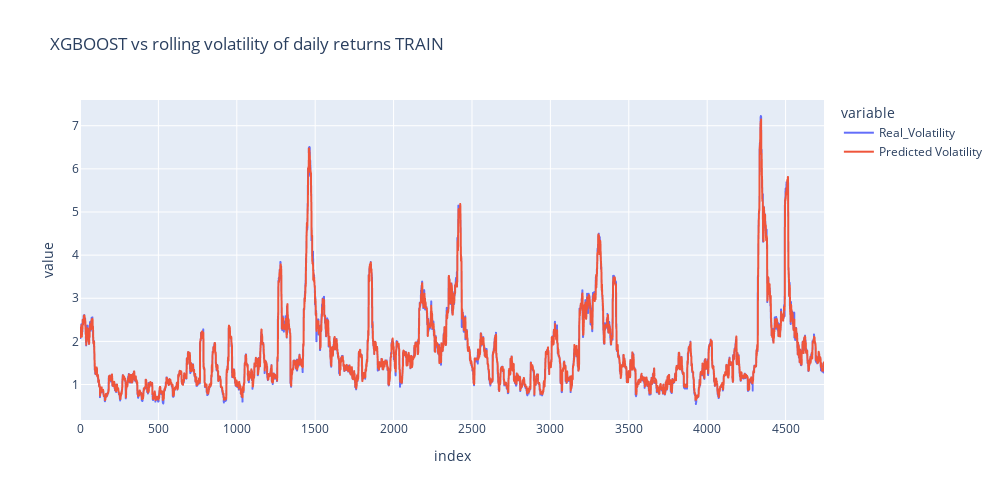

The code cell stored with this chart in its notebook:
### Code cell
#Plotting the predictions of the training data
XGBoost_and_rolling = pd.concat([pd.DataFrame(list(train_ml["Predictions"]),list(train_ml["close"]))], axis=1).dropna().reset_index()
XGBoost_and_rolling.rename(columns={"index":"Real_Volatility",0:"Predicted Volatility"}, inplace=True)
XGBoost_and_rolling = px.line(XGBoost_and_rolling, title = 'XGBOOST vs rolling volatility of daily returns TRAIN', width=1000, height=500)
XGBoost_and_rolling.show()

### Figure 1 — Plotly figure (JSON) as saved in the notebook; plotly's stock layout.template omitted (floating-point values rounded to 4 significant figures; data arrays with more than 128 entries replaced by an {"elided": "..."} marker saying what was removed)
{"data": [{"hovertemplate": "variable=Real_Volatility<br>index=%{x}<br>value=%{y}<extra></extra>", "legendgroup": "Real_Volatility", "line": {"color": "#636efa", "dash": "solid"}, "marker": {"symbol": "circle"}, "mode": "lines", "name": "Real_Volatility", "showlegend": true, "type": "scattergl", "x": {"elided": "4746 int values"}, "xaxis": "x", "y": {"elided": "4746 float values"}, "yaxis": "y"}, {"hovertemplate": "variable=Predicted Volatility<br>index=%{x}<br>value=%{y}<extra></extra>", "legendgroup": "Predicted Volatility", "line": {"color": "#EF553B", "dash": "solid"}, "marker": {"symbol": "circle"}, "mode": "lines", "name": "Predicted Volatility", "showlegend": true, "type": "scattergl", "x": {"elided": "4746 int values"}, "xaxis": "x", "y": {"elided": "4746 float values"}, "yaxis": "y"}], "layout": {"height": 500, "legend": {"title": {"text": "variable"}, "tracegroupgap": 0}, "title": {"text": "XGBOOST vs rolling volatility of daily returns TRAIN"}, "width": 1000, "xaxis": {"anchor": "y", "domain": [0, 1], "title": {"text": "index"}}, "yaxis": {"anchor": "x", "domain": [0, 1], "title": {"text": "value"}}}}
